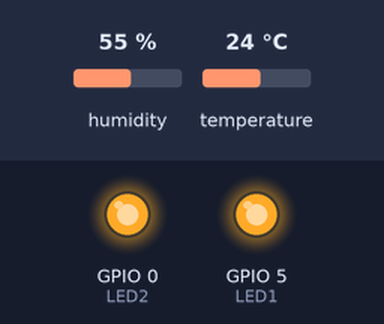
Bench run of a sketch on a simulated ESP8266 (NodeMCU). Shown: output pins drawn as LEDs (lit = HIGH). Inputs (shaded band) come from the test bench; at power-on: humidity 55 %, temperature 24 °C. WiFi joins after 1.5 s; servers stay silent unless stated; what the sketch prints to the serial monitor is not drawn.

Above: at 2.2 s.
At 3.2 s:
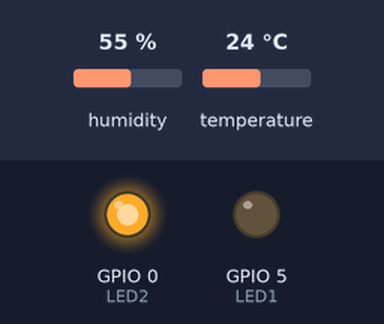
At 7.2 s:
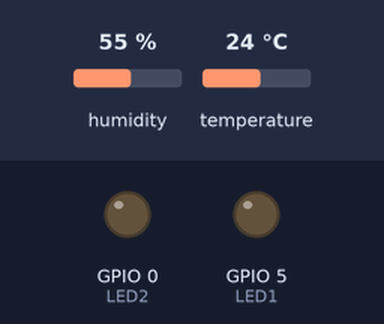
Timing chart, 0 to 9.3 s (numbered marks = the images above):
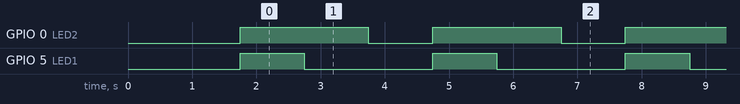

The sketch:

dht11_esp.ino
```cpp
#include <DHT.h>
#include <ESP8266WiFi.h>


#define DHTPIN 2          //DHT11 is connected to GPIO Pin 2
#define LED1 5
#define LED2 0
String apiKey = "DCSU8341011FNILR";     //  Enter your Write API key from ThingSpeak
const char* ssid =  "amigos do pedro";     // Enter your WiFi Network's SSID
const char* pass =  "fluminense1"; // Enter your WiFi Network's Password
const char* server = "api.thingspeak.com";


float humi;
float temp;
float hi;

DHT dht(DHTPIN, DHT11);
WiFiClient client;

void setup()
{
      pinMode(LED1, OUTPUT);
      pinMode(LED2, OUTPUT);

       Serial.begin(115200);
       delay(10);
       dht.begin();

       Serial.println("Connecting to ");
       Serial.println(ssid);

       WiFi.begin(ssid, pass);

      while (WiFi.status() != WL_CONNECTED){
            delay(100);
            Serial.print("*");
     }
      Serial.println("");
      Serial.println("***WiFi connected***");

}

void loop()
{

      humi = dht.readHumidity();
      temp = dht.readTemperature();
      hi =   dht.computeHeatIndex(temp, humi, false);
      if (client.connect(server,80)  )  {
       String sendData = apiKey+"&field5="+String(temp)+"&field6="+String(humi)+"&field7="+String(hi)+"\r\n\r\n";
       Serial.println(sendData);
       client.print("POST /update HTTP/1.1\n");
       client.print("Host: api.thingspeak.com\n");
       client.print("Connection: close\n");
       client.print("X-THINGSPEAKAPIKEY: "+apiKey+"\n");
       client.print("Content-Type: application/x-www-form-urlencoded\n");
       client.print("Content-Length: ");
       client.print(sendData.length());
       client.print("\n\n");
       client.print(sendData);
       Serial.print("Temperature: ");
       Serial.print(temp);
       Serial.print("deg C. Humidity: ");
       Serial.print(humi);
       Serial.print("%. Heat index: ");
       Serial.print(hi);
       Serial.println(" Connecting to Thingspeak.");
       }

      client.stop();

      Serial.println("Sending....");

  for (int i=0 ; i<15; i++){
  digitalWrite(LED1, HIGH);
  digitalWrite(LED2, HIGH);
  delay(1000);
  digitalWrite(LED1, LOW);
  delay(1000);
  digitalWrite(LED2, LOW);
  delay(1000);
}
}
```

Measured:
- by itself, GPIO 0 (LED2): moves between LOW and HIGH, repeating every 6.0 s
- by itself, GPIO 5 (LED1): alternates HIGH for 1.0 s and LOW for 2.0 s
- by itself, everything shown: repeats every 6.0 s, in 6 steps
